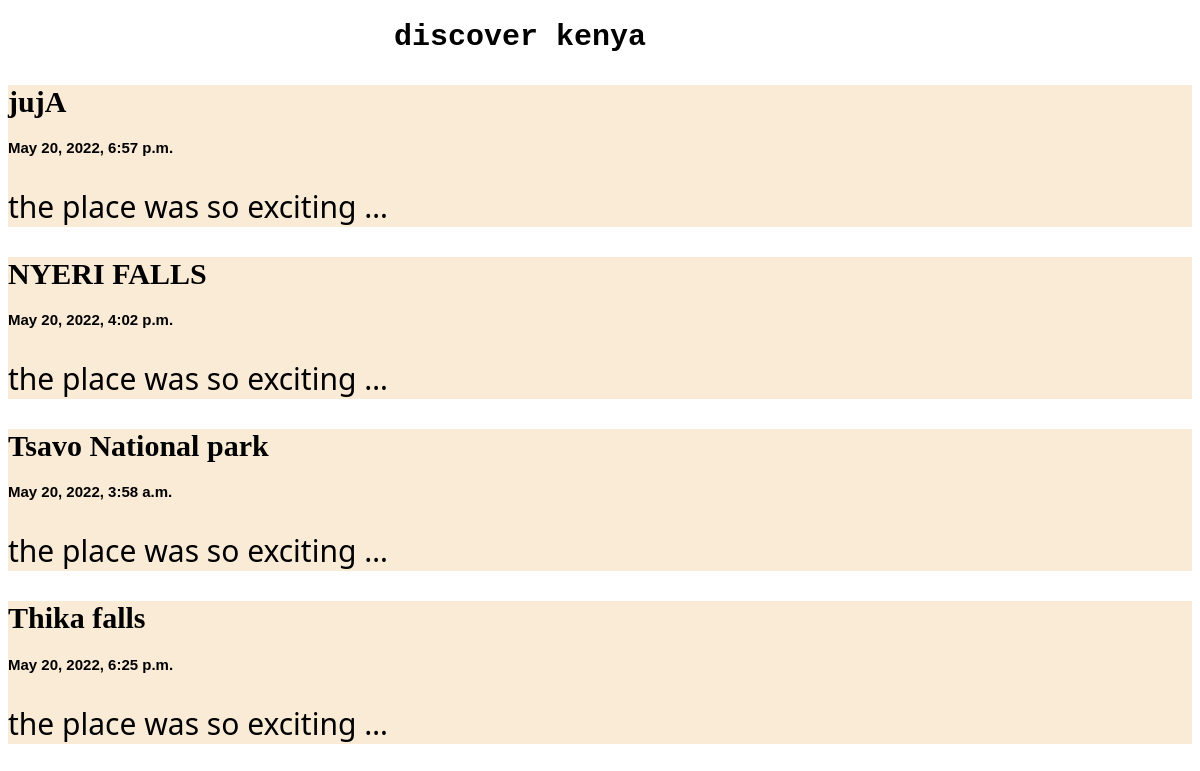
The page /all on the database as committed earlier.
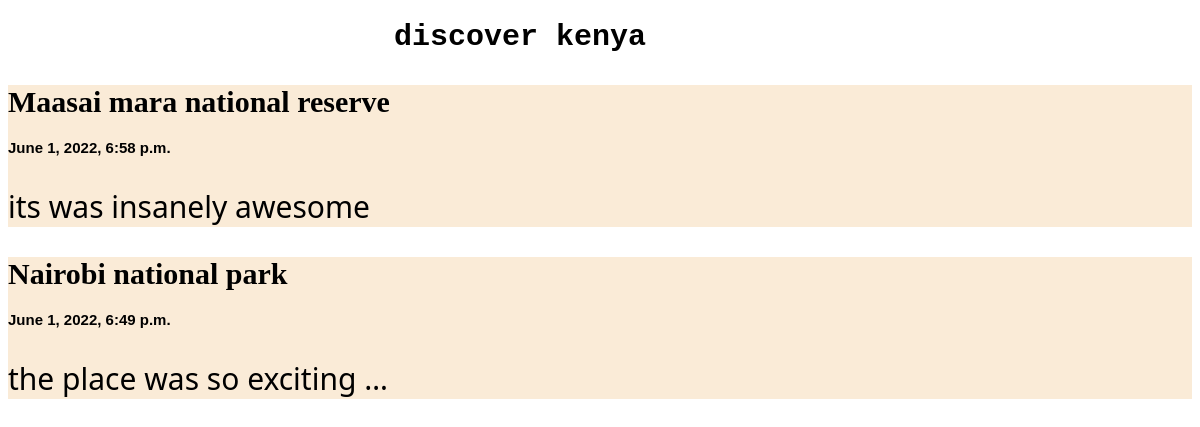
The same page on the database as committed later.
### post/models.py (models this page shows, shortened)
class Feature(models.Model):
    region=models.CharField(max_length=100)
    title=models.CharField(max_length=100)
    experience=models.CharField(max_length=1000)
    created=models.DateTimeField(default=datetime.now,blank=True)
    nearby_town=models.CharField(max_length=100,default='kiambu')

### post/views.py (the view)
# urls.py: path('all',views.index,name='index'),
def index(request):
    post=Feature.objects.all()
    return render(request,"index.html",{"object_list":post})

### template/index.html (shortened to what this page needs)
{% load static%}
<!DOCTYPE html>
<html lang="en">
<head>
    <link rel="stylesheet" href="{% static "blog.css"%}">
</head>
<body>
<header>
<h1>discover kenya</h1>
</header>
{%for instance in object_list reversed%}
<main>
    <a href="/post/{{instance.id}}">
         <h1>{{instance.title}} </h1>
         <h2>{{instance.created}}</h2>
         <p>{{instance.experience|truncatewords:5}} </p>
        </a>
    </main>
    {% endfor %}
</body>
</html>

Rows that differ between the two databases and show on the page:
removed Feature: title "jujA", created "May 20, 2022, 6:57 p.m.", experience "the place was so exciting …"
removed Feature: title "NYERI FALLS", created "May 20, 2022, 4:02 p.m.", experience "the place was so exciting …"
removed Feature: title "Thika falls", created "May 20, 2022, 6:25 p.m.", experience "the place was so exciting …"
changed Feature: title "Tsavo National park" → "Maasai mara national reserve"; created "May 20, 2022, 3:58 a.m." → "June 1, 2022, 6:58 p.m."; experience "the place was so exciting …" → "its was insanely awesome"
added Feature: title "Nairobi national park", created "June 1, 2022, 6:49 p.m.", experience "the place was so exciting …"
